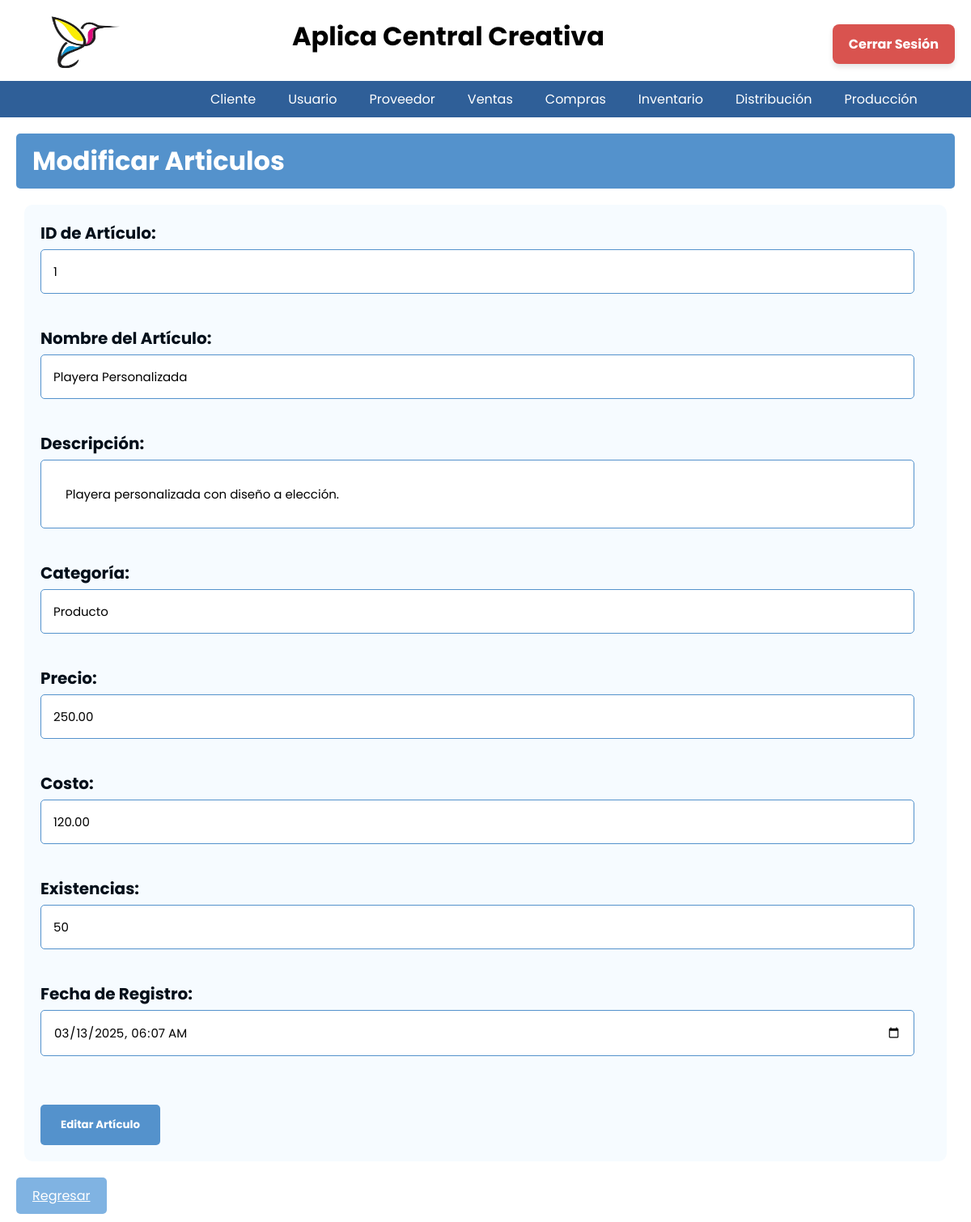
/Inventario/Editar/Modificar_I.php?id_articulo=1 (signed in), run on the app's committed database.
### tables this page shows
create table articulos(
id_articulo INT NOT NULL PRIMARY KEY,
nombre_articulo VARCHAR(70) NOT NULL,
descripcion TEXT NOT NULL,
categoria ENUM('Insumo', 'Producto') NOT NULL,  
precio NUMERIC(16,2),
costo NUMERIC(16,2),
existencias INT NOT NULL DEFAULT 0,
imagen VARCHAR(255),
fecha_registro DATETIME NOT NULL
);

### Inventario/Editar/Modificar_I.php (the view, shortened to what this page needs)
<?php
include('../../BD/ConexionBD.php');
include('../../Nav/header2.php');
?>
    <body>
    <h1 class="titulo">Modificar Articulos</h1>
    <?php
include('../../BD/ConexionBD.php');
$id_articulo = $_GET['id_articulo'];
$sql = "SELECT
        id_articulo,
        nombre_articulo,
        descripcion,
        categoria,
        precio,
        costo,
        existencias,
        fecha_registro
        FROM articulos
        WHERE id_articulo = '$id_articulo'";
$result = mysqli_query($conn, $sql);
if ($result) {
    $articulo = mysqli_fetch_assoc($result);
} else {
    echo "Error al obtener los datos del artículo: " . mysqli_error($conn);
}
?>
<form class="form_edi_usuario" action="Editar_I.php" method="POST">
    <label for="id_articulo">ID de Artículo:</label>
    <input type="text" id="id_articulo" name="id_articulo" value="<?php echo $articulo['id_articulo']; ?>" readonly><br><br>
    <label for="nombre_articulo">Nombre del Artículo:</label>
    <input type="text" id="nombre_articulo" name="nombre_articulo" value="<?php echo $articulo['nombre_articulo']; ?>" maxlength="70" required><br><br>
    <label for="descripcion">Descripción:</label>
    <input type="text" id="descripcion" name="descripcion" value="<?php echo $articulo['descripcion']; ?>" maxlength="50" required><br><br>
    <label for="categoria">Categoría:</label>
    <input type="text" id="categoria" name="categoria" value="<?php echo $articulo['categoria']; ?>" maxlength="50" required><br><br>
    <label for="precio">Precio:</label>
    <input type="text" id="precio" name="precio" value="<?php echo $articulo['precio']; ?>" required><br><br>
    <label for="costo">Costo:</label>
    <input type="text" id="costo" name="costo" value="<?php echo $articulo['costo']; ?>" required><br><br>
    <label for="existencias">Existencias:</label>
    <input type="number" id="existencias" name="existencias" value="<?php echo $articulo['existencias']; ?>" required><br><br>
    <label for="fecha_registro">Fecha de Registro:</label>
    <input type="datetime-local" id="fecha_registro" name="fecha_registro" value="<?php echo date('Y-m-d\TH:i', strtotime($articulo['fecha_registro'])); ?>" required><br><br>
    <input type="submit" value="Editar Artículo">
</form>
<a href="../Inventario.php" class="regresar">Regresar</a>
</html>

### CSS/menu.css (style rules this page uses)
* { padding: 0px; margin: 0px; }

### CSS/tablas_boton.css (style rules this page uses)
.titulo { background-color: #5492cc; color: white; padding: 10px 20px; border: none; border-radius: 5px; cursor: pointer; font-family: 'Poppins', sans-serif; margin-left: 20px; margin-top: 20px; margin-right: 20px; }
a { text-decoration: underline; color: rgb(0, 0, 0); }
.regresar { background-color: #80b3e2; color: white; padding: 10px 20px; border: none; border-radius: 5px; cursor: pointer; font-family: 'Poppins', sans-serif; margin-top: 20px; margin-bottom: 10px; display: inline-block; margin-left: 20px; }

### CSS/formularios.css (style rules this page uses)
.titulo { background-color: #5492cc; color: white; padding: 10px 20px; border: none; border-radius: 5px; cursor: pointer; font-family: 'Poppins', sans-serif; margin-left: 20px; margin-top: 20px; margin-bottom: 20px; margin-right: 20px; }
.form_edi_usuario { max-width: 100%; margin: 20px auto; padding: 20px; background-color: #f6fbff; border-radius: 10px; box-shadow: 0 0 10px rgba(0, 0, 0, 0); font-family: 'Poppins', sans-serif; max-width: 95%; margin-top: 20px; margin-bottom: 20px; margin: 0 auto; padding: 20px; }
.form_edi_usuario input[type="text"], .form_edi_usuario input[type="password"], .form_edi_usuario input[type="number"], .form_edi_usuario input[type="datetime-local"], .form_edi_usuario input[type="option"] .form_edi_usuario select { width: calc(100% - 20px); padding: 15px; margin-bottom: 15px; border: 1px solid #5492cc; border-radius: 5px; box-sizing: border-box; font-family: 'Poppins', sans-serif; font-size: 15px; }
.form_edi_usuario input[type="submit"] { background-color: #5492cc; color: white; padding: 15px 25px; border: none; border-radius: 5px; cursor: pointer; font-family: 'Poppins', sans-serif; margin-top: 20px; font-weight: bold; }
.regresar { background-color: #80b3e2; color: white; padding: 10px 20px; border: none; border-radius: 5px; cursor: pointer; font-family: 'Poppins', sans-serif; margin-top: 20px; margin-bottom: 10px; display: inline-block; margin-left: 20px; }
.form_edi_usuario label { display: block; margin-bottom: 5px; font-weight: bold; color: #030f1a; font-size: 20px; font-family: 'Poppins', sans-serif; }
* { font-family: 'Poppins', sans-serif; margin: 0; padding: 0; box-sizing: border-box; }
#descripcion { padding: 30px; }

### CSS/departamentos.css (style rules this page uses)
a { text-decoration: underline; color: purple; }

### CSS/cabecera2.css (style rules this page uses)
* { padding: 0px; margin: 0px; }
h1, h2 { color: #000000; }

### CSS/eliminar.css (style rules this page uses)
.titulo { background-color: #5492cc; color: white; padding: 10px 20px; border: none; border-radius: 5px; cursor: pointer; font-family: 'Poppins', sans-serif; margin-left: 20px; margin-top: 20px; margin-right: 20px; }
.regresar { background-color: #80b3e2; color: white; padding: 10px 20px; border: none; border-radius: 5px; cursor: pointer; font-family: 'Poppins', sans-serif; margin-top: 20px; margin-bottom: 10px; display: inline-block; margin-left: 20px; }
h1, h2 { color: #000000; }

### data on the page
articulos: id_articulo "1", nombre_articulo "Playera Personalizada", descripcion "Playera personalizada con diseño a elección.", categoria "Producto", precio "250.00", costo "120.00", existencias "50", fecha_registro "03/13/2025 06:07"

### other printed values
$nombre "Cliente"
$nombre "Usuario"
$nombre "Proveedor"
$nombre "Ventas"
$nombre "Compras"
$nombre "Inventario"
$nombre "Distribución"
$nombre "Producción"
